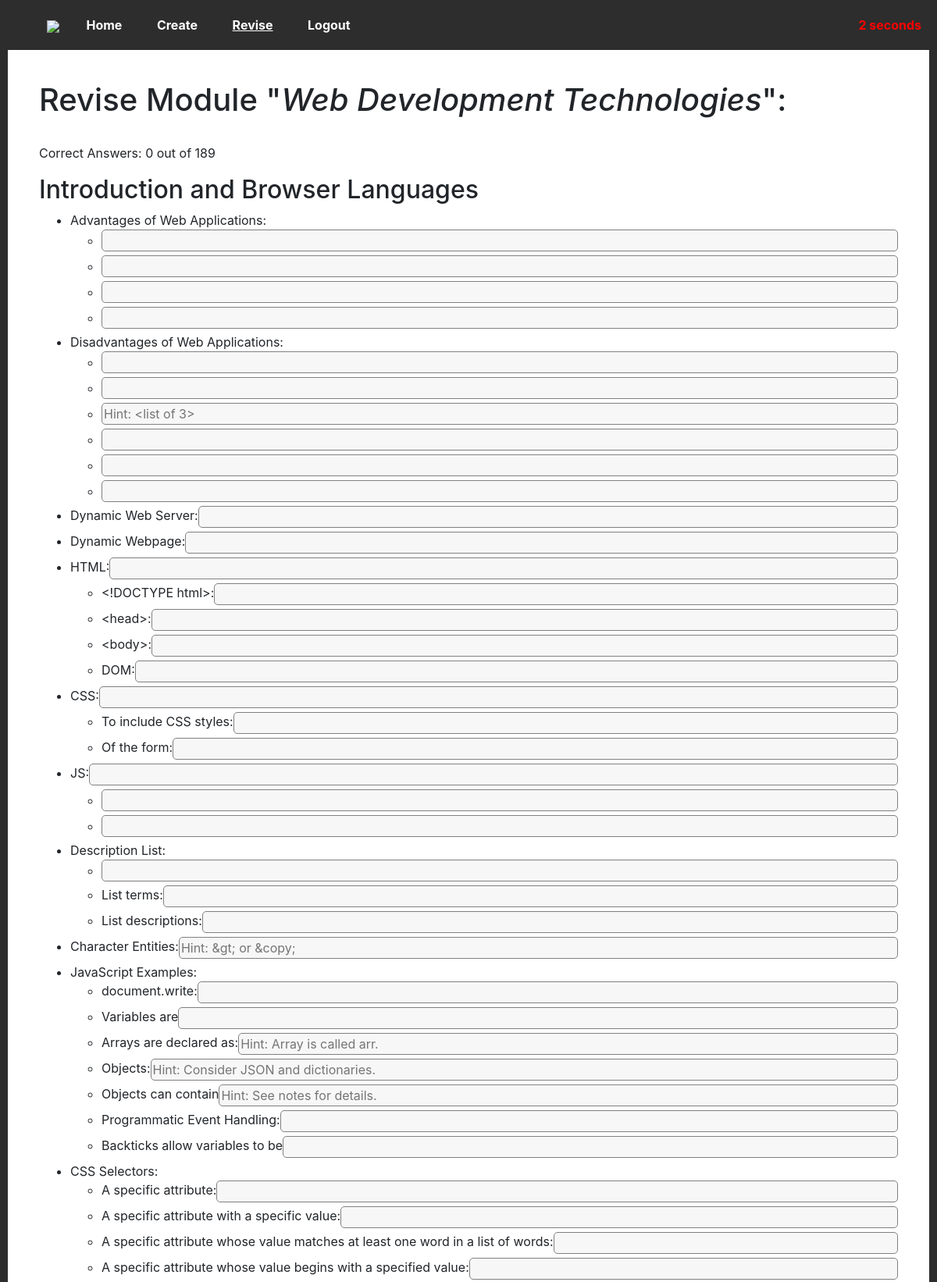
Page /revise/module/5 (signed in, upper part) on the committed database.
### website/models.py (models this page shows, shortened)
class Module(db.Model): # Example: CS126 -> Design of Information Structures
    id = db.Column(db.Integer, primary_key=True)
    code = db.Column(db.String(16))
    name = db.Column(db.String(512))
    course = db.Column(db.Integer, db.ForeignKey("course.id"))
    attempts = db.Column(db.Integer, default=0)
    time = db.Column(db.String(128))
    def getHeadings(self):
        return Heading.query.filter_by(module=self.id).all()

class Heading(db.Model): # Example: Sorting Algorithms
    id = db.Column(db.Integer, primary_key=True)
    text = db.Column(db.String(512))
    module = db.Column(db.Integer, db.ForeignKey("module.id"))
    attempts = db.Column(db.Integer, default=0)
    time = db.Column(db.String(128))
    order = db.Column(db.Integer, default=0)
    def getPoints(self):
        return Point.query.filter_by(isRoot=True, parent=self.id).all()

class Point(db.Model): # Examples: [Merge Sort, Has a running time of O(n log n)]
    id = db.Column(db.Integer, primary_key=True)
    text = db.Column(db.String(1048576))
    blankFill = db.Column(db.Boolean) # If True, then this point can be used in "fill-the-blank" style questions.
    hint = db.Column(db.String(4096)) # Available to be shown (for example, "list 3 advantages")
    parent = db.Column(db.Integer) # If isRoot==True, then this points to a heading. Otherwise to another point.
    isRoot = db.Column(db.Boolean) # Can this be a starting point for a question (list the points below this one)?
    numeric = db.Column(db.Boolean, default=False) # If numeric, use <ol>, otherwise use <ul>
    punc = db.Column(db.Boolean, default=True) # Remove punctuation when checking answers.
    leniency = db.Column(db.Integer, default=90) # Match percentage between given answer and correct answer.
    code = db.Column(db.Boolean, default=False) # Question requires code answer. Punc is overriden to False and a textarea is displayed instead of a standard 1-line input.
    disabled = db.Column(db.Boolean, default=False)
    successes = db.Column(db.Integer, default=0)
    failures = db.Column(db.Integer, default=0)
    last_answered = db.Column(db.DateTime(timezone=True))
    order = db.Column(db.Integer, default=0)
    def getChildren(self):
        return Point.query.filter_by(isRoot=False, parent=self.id).all()
    def question(self):
        try:
            return str(self.text)[0: str(self.text).index(">|<")]
        except Exception as e:
            return self.text
    def answer(self):
        '''If the point is blank-fill capable, it returns just the answer string'''
        try:
            return str(self.text)[str(self.text).index(">|<") + 4 : len(self.text)]
        except:
            return ""

### website/revise/revise.py (the view, shortened to what this page needs)
@revise.route("/module/<int:m_id>", methods=["GET", "POST"])
@login_required
def module(m_id):
    module = Module.query.get(m_id)
    if not module:
        flash("Invalid details!", category="error")
        return redirect(url_for("revise.index"))
    results = dict()
    count = 0
    start = 0
    return render_template("revise_module.html", module=module, user=current_user, results=results, count=count, start=start)

### app.py (called while the page is built)
@app.context_processor
def current_nav():
    return get_current_nav()

### website/__init__.py (called while the page is built)
def get_current_nav():
    navs = ["create", "revise", "login", "signup"] # Otherwise: home.
    current = "home"
    for nav in navs:
        if nav in request.path:
            current = nav
    return dict(current_nav = current)

### website/revise/templates/revise_module.html (shortened to what this page needs)
{% extends "base.html" %}
{% block content %}
    <h1>Revise Module "<i>{{ module.name }}</i>":</h1><br>
    <p>Correct Answers: {{ count }} out of <span id="q_count"></span></p>
    <form method="POST" autocomplete="off">
        {% for heading in module.getHeadings() %}
            <h2>{{ heading.text }}</h2>
            <ul>
                {% for node in heading.getPoints() %}
                    <li>
                        <div style="display: flex;">
                        {{ node.question() }}
                        {% if node.blankFill %}
                            <input type="text" name="{{ node.id }}" {% if results[node.id] %}
                                value="{{ results[node.id] }}"
                                {% if node.checkAnswer(results[node.id]) %}
                                    class = "revise-blank-input revise-input-correct"
                                    tabindex="-1"
                                {% else %}
                                    class = "revise-blank-input revise-input-incorrect"
                                {% endif %}
                            {% else %}
                                class="revise-blank-input"
                            {% endif %}
                            {% if node.hint %}
                                placeholder="Hint: {{ node.hint }}"
                            {% endif %}
                            autocomplete="off"
                            >
                        {% endif %}
                        </div>
                    </li>
                    {% if node.numeric %}
                        <ol>
                    {% else %}
                        <ul>
                    {% endif %}
                    {%- for item in node.getChildren() recursive %}
                        <li>
                            {% if item.blankFill %}
                                <div style="display: flex;">
                                {{ item.question() }}
                                    <input type="text" name="{{ item.id }}"
                                        {% if results[item.id] %}
                                            value="{{ results[item.id] }}"
                                            {% if item.checkAnswer(results[item.id]) %}
                                                class = "revise-blank-input revise-input-correct"
                                                tabindex="-1"
                                            {% else %}
                                                class = "revise-blank-input revise-input-incorrect"
                                            {% endif %}
                                        {% else %}
                                            class="revise-blank-input"
                                        {% endif %}
                                        {% if item.hint %}
                                            placeholder="Hint: {{ item.hint }}"
                                        {% endif %}
                                    autocomplete="off"
                                    >
                                </div>
                            {% else %}
                                <input type="text" name="{{ item.id }}"
                                    {% if results[item.id] %}
                                        value="{{ results[item.id] }}"
                                        {% if item.checkAnswer(results[item.id]) %}
                                            class = "revise-input revise-input-correct"
                                            tabindex="-1"
                                        {% else %}
                                            class = "revise-input revise-input-incorrect"
                                        {% endif %}
                                    {% else %}
                                        class="revise-input"
                                    {% endif %}
                                    {% if item.hint %}
                                        placeholder="Hint: {{ item.hint }}"
                                    {% endif %}
                                    autocomplete="off"
                                >
                            {% endif %}
                        </li>
                    {% endfor %}
                    {% if node.numeric %}
                        </ol>
                    {% else %}
                        </ul>
                    {% endif %}
                {% endfor %}
            </ul>
        {% endfor %}
        <span id="timer" class="timer">-- seconds</span>
    </form>
{% endblock %}

### website/home/templates/base.html (shortened to what this page needs)
<!DOCTYPE html>
<html lang="en">
    <head>
        <link rel="stylesheet" href="{{ url_for('home.static', filename='css/base.css') }}">
        <link rel="stylesheet" href="{{ url_for('home.static', filename='css/navbar.css') }}">
        <link rel="stylesheet" href="{{ url_for('home.static', filename='css/footer.css') }}">
        <link rel="stylesheet" href="{{ url_for('create.static', filename='create.css') }}">
        <link rel="stylesheet" href="{{ url_for('revise.static', filename='revise.css') }}">
        <link
            rel="stylesheet"
            href="https://stackpath.bootstrapcdn.com/bootstrap/4.4.1/css/bootstrap.min.css"
        />
    </head>
    <body>
        {% include "navbar.html" %}
        <div class="page">
            {% block content %} {% endblock %}
            <br><br>
        </div>
    </body>
</html>

### website/home/templates/navbar.html
<div class="nbar">
    <ul class="nav_links">
        <li><img src="{{ url_for('home.static', filename='icon.png') }}"></li>
        <li><a href="/" {% if current_nav == "home" %} style="text-decoration: underline;" {% endif %}>Home</a></li>
        {% if user.is_authenticated %}
            <li><a href="/create/" {% if current_nav == "create" %} style="text-decoration: underline;" {% endif %}>Create</a></li>
            <li><a href="/revise/" {% if current_nav == "revise" %} style="text-decoration: underline;" {% endif %}>Revise</a></li>
            <li><a href="/auth/logout">Logout</a></li>
        {% else %}
            <li><a href="/auth/login" {% if current_nav == "login" %} style="text-decoration: underline;" {% endif %}>Login</a></li>
            <li><a href="/auth/signup" {% if current_nav == "signup" %} style="text-decoration: underline;" {% endif %}>Signup</a></li>
        {% endif %}
    </ul>
</div>

### website/home/home_static/css/base.css (style rules this page uses)
.page { padding: 40px; border-left: 10px solid rgb(45, 45, 45); border-right: 10px solid rgb(45, 45, 45); background-color: white; padding-bottom: 0px; min-height: 100vh; }

### website/home/home_static/css/navbar.css (style rules this page uses)
.nbar { background-color: rgb(45, 45, 45); padding: 10px; }
.nbar ul { list-style-type: none; margin: 10px; }
.nbar li { display: inline; }
.nav_links a { padding: 20px; background-color: rgb(45, 45, 45); color: white; text-decoration: none; font-weight: bold; margin-top: 10px; }
.nbar img { height: 0px; height: 24px; padding-right: 10px; }

### website/revise/static/revise.css (style rules this page uses)
.revise-input { width: 100%; margin-bottom: 5px; border: 1px solid grey; border-radius: 5px; background-color: rgb(247, 247, 247); }
.revise-blank-input { margin-bottom: 5px; border: 1px solid grey; border-radius: 5px; background-color: rgb(247, 247, 247); flex: 2; }
.timer { position:fixed; top: 20px; right: 20px; color: red; font-weight: bolder; }

### rows in the picture
Module: name "Web Development Technologies"
Heading: text "Introduction and Browser Languages"
Point: question "Advantages of Web Applications:"
Point: question "Disadvantages of Web Applications:"
Point: question "Dynamic Web Server:"
Point: question "Dynamic Webpage:"
Point: question "HTML:"
Point: question "<!DOCTYPE html>:"
Point: question "<head>:"
Point: question "<body>:"
Point: question "DOM:"
Point: question "CSS:"
Point: question "To include CSS styles:"
Point: question "Of the form:"
Point: question "JS:"
Point: question "Description List:"
Point: question "List terms:"
Point: question "List descriptions:"
Point: question "Character Entities:", id+hint "Hint: &gt; or &copy;"
Point: question "JavaScript Examples:"
Point: question "document.write:"
Point: question "Variables are"
Point: question "Arrays are declared as:"
Point: question "Objects:"
Point: question "Objects can contain"
Point: question "Programmatic Event Handling:"
Point: question "Backticks allow variables to be"
Point: question "CSS Selectors:"
Point: question "A specific attribute:"
Point: question "A specific attribute with a specific value:"
Point: question "A specific attribute whose value matches at least one word in a list of words:"
Point: question "A specific attribute whose value begins with a specified value:"

### other values in the picture
{{ count }} "0"
